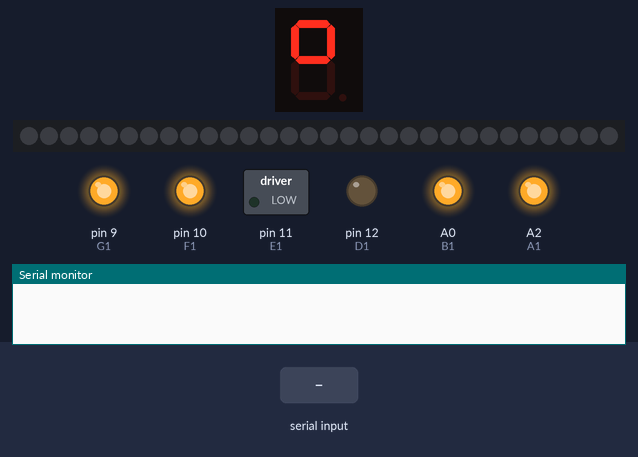
Bench run of a sketch on a simulated Arduino Uno, built with avr-gcc and run on an emulated ATmega328P. On the bench: 1-digit seven-segment display, 30 RGB LEDs in strip order, left to right, switched loads named in the sketch (green lamp = pin HIGH), output pins drawn as LEDs (lit = HIGH), the last lines printed to the serial monitor. Wiring (inferred from the names in the program): 1-digit 7-segment display, segments lit when HIGH: segments pin 8, pin 7, pin 6, pin 5, pin 4, pin 3, pin 2. Inputs (shaded band) come from the test bench. The segment pins are drawn as the display they are named for; pins used as bus, display or sensor lines are not drawn.

Above: at 1.2 s.
1.3 s: "2" received over Serial
At 1.7 s:
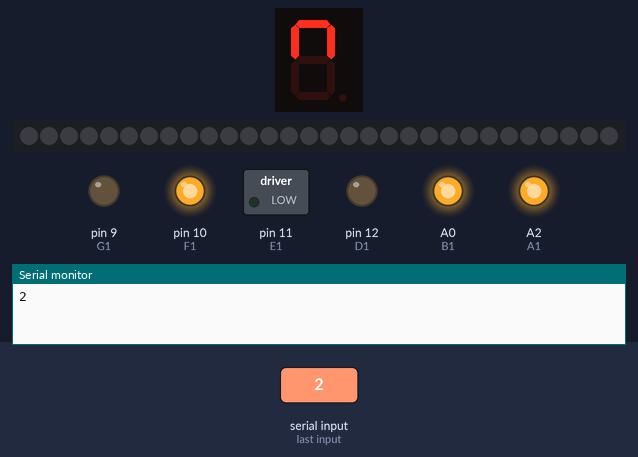
4.3 s: "3" received over Serial
At 5.2 s:
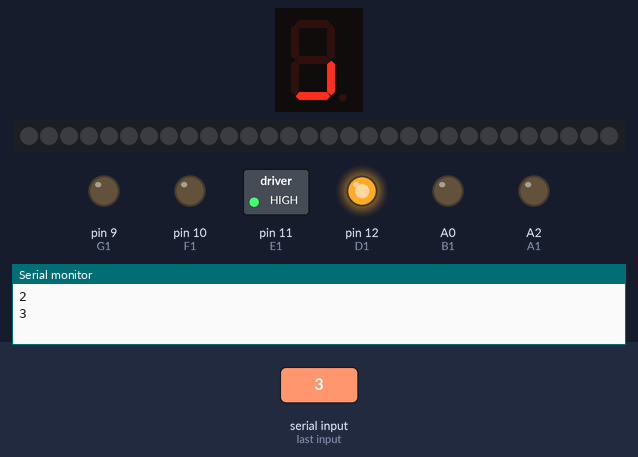
7.3 s: "4" received over Serial
At 7.45 s:
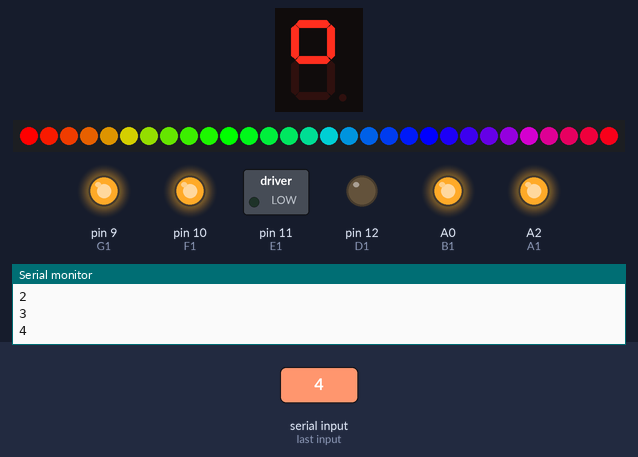
Timing chart, 0 to 10.3 s (numbered marks = the images above; inputs shaded):
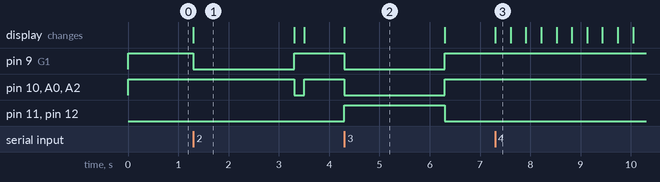

The sketch:

Sonya.ino
```cpp
#include <Adafruit_NeoPixel.h>

#define NUM_LEDS 30
#define LED_PIN A4
Adafruit_NeoPixel strip = Adafruit_NeoPixel(NUM_LEDS, LED_PIN, NEO_GRB + NEO_KHZ800);

#define A  8
#define B  7
#define C  6
#define D  5
#define E  4
#define F  3
#define G  2

#define A1  A2
#define B1  A0
#define C1  13
#define D1  12
#define E1  11
#define F1  10
#define G1  9

void setup() {
   strip.begin();
   strip.show(); // Убедитесь, что все светодиоды выключены

   Serial.begin(9600);
   pinMode(A, OUTPUT);
   pinMode(B, OUTPUT);
   pinMode(C, OUTPUT);
   pinMode(D, OUTPUT);
   pinMode(E, OUTPUT);
   pinMode(F, OUTPUT);
   pinMode(G, OUTPUT);

   pinMode(A1, OUTPUT);
   pinMode(B1, OUTPUT);
   pinMode(C1, OUTPUT);
   pinMode(D1, OUTPUT);
   pinMode(E1, OUTPUT);
   pinMode(F1, OUTPUT);
   pinMode(G1, OUTPUT);
   startpost();


}

void loop() {
  if (Serial.available() > 0) {
    char command = Serial.read();
    Serial.println(command);  // Отладка: выводим команду в монитор порта

    if (command == '1') {
      digitalWrite(A, HIGH);
      digitalWrite(B, HIGH);
      digitalWrite(C, LOW);
      digitalWrite(D, LOW);
      digitalWrite(E, LOW);
      digitalWrite(F, HIGH);
      digitalWrite(G, HIGH);

      digitalWrite(A1, LOW);
      digitalWrite(B1, LOW);
      digitalWrite(C1, LOW);
      digitalWrite(D1, LOW);
      digitalWrite(E1, LOW);
      digitalWrite(F1, LOW);
      digitalWrite(G1, HIGH);
      delay(1000);
      startpost();
    } else if (command == '0') {
      digitalWrite(A, LOW);
      digitalWrite(B, LOW);
      digitalWrite(C, LOW);
      digitalWrite(D, LOW);
      digitalWrite(E, LOW);
      digitalWrite(F, LOW);
      digitalWrite(G, HIGH);

      digitalWrite(A1, HIGH);
      digitalWrite(B1, HIGH);
      digitalWrite(C1, LOW);
      digitalWrite(D1, LOW);
      digitalWrite(E1, LOW);
      digitalWrite(F1, HIGH);
      digitalWrite(G1, HIGH);
      delay(1000);
      startpost();
    } else if (command == '2'){
        startCycle();  // Запускаем функцию необходимое количество раз
    } else if (command == '3') {
      digitalWrite(A, LOW);
      digitalWrite(B, LOW);
      digitalWrite(C, HIGH);
      digitalWrite(D, HIGH);
      digitalWrite(E, LOW);
      digitalWrite(F, LOW);
      digitalWrite(G, LOW);

      digitalWrite(A1, LOW);
      digitalWrite(B1, LOW);
      digitalWrite(C1, LOW);
      digitalWrite(D1, HIGH);
      digitalWrite(E1, HIGH);
      digitalWrite(F1, LOW);
      digitalWrite(G1, LOW);
      delay(2000);
      startpost();
    } else if (command == '4') {
      rainbowCycle(10);
      delay(250);
    } else if (command == '5') {
      strip.clear();
      strip.show();
      delay(250);
      startpost();
    }
  }

}
void rainbowCycle(uint8_t wait) {
  uint16_t i, j;

  for (j = 0; j < 256 * 5; j++) { // 5 полных циклов радуги (каждый по 256 шагов)
    for (i = 0; i < strip.numPixels(); i++) {
      strip.setPixelColor(i, Wheel(((i * 256 / strip.numPixels()) + j) & 255));
    }
    strip.show();
    delay(wait);
    startpost();
  }
}
uint32_t Wheel(byte WheelPos) {
  WheelPos = 255 - WheelPos;
  if (WheelPos < 85) {
    return strip.Color(255 - WheelPos * 3, 0, WheelPos * 3);
  } else if (WheelPos < 170) {
    WheelPos -= 85;
    return strip.Color(0, WheelPos * 3, 255 - WheelPos * 3);
  } else {
    WheelPos -= 170;
    return strip.Color(WheelPos * 3, 255 - WheelPos * 3, 0);
  }
}
void startpost(){
   digitalWrite(A, HIGH);
   digitalWrite(B, HIGH);
   digitalWrite(C, LOW);
   digitalWrite(D, LOW);
   digitalWrite(E, LOW);
   digitalWrite(F, HIGH);
   digitalWrite(G, HIGH);

   digitalWrite(A1, HIGH);
   digitalWrite(B1, HIGH);
   digitalWrite(C1, LOW);
   digitalWrite(D1, LOW);
   digitalWrite(E1, LOW);
   digitalWrite(F1, HIGH);
   digitalWrite(G1, HIGH);
}
void startCycle(){
  //Глазки на 2 дисплеях
   digitalWrite(A, HIGH);
   digitalWrite(B, HIGH);
   digitalWrite(C, LOW);
   digitalWrite(D, LOW);
   digitalWrite(E, LOW);
   digitalWrite(F, HIGH);
   digitalWrite(G, LOW);

   digitalWrite(A1, HIGH);
   digitalWrite(B1, HIGH);
   digitalWrite(C1, LOW);
   digitalWrite(D1, LOW);
   digitalWrite(E1, LOW);
   digitalWrite(F1, HIGH);
   digitalWrite(G1, LOW);
   delay(2000);
   //Моргает
   digitalWrite(A, LOW);
   digitalWrite(B, LOW);
   digitalWrite(C, LOW);
   digitalWrite(D, LOW);
   digitalWrite(E, LOW);
   digitalWrite(F, LOW);
   digitalWrite(G, HIGH);

   digitalWrite(A1, LOW);
   digitalWrite(B1, LOW);
   digitalWrite(C1, LOW);
   digitalWrite(D1, LOW);
   digitalWrite(E1, LOW);
   digitalWrite(F1, LOW);
   digitalWrite(G1, HIGH);
   delay(200);

  //Глазки на 2 дисплеях
   digitalWrite(A, HIGH);
   digitalWrite(B, HIGH);
   digitalWrite(C, LOW);
   digitalWrite(D, LOW);
   digitalWrite(E, LOW);
   digitalWrite(F, HIGH);
   digitalWrite(G, LOW);

   digitalWrite(A1, HIGH);
   digitalWrite(B1, HIGH);
   digitalWrite(C1, LOW);
   digitalWrite(D1, LOW);
   digitalWrite(E1, LOW);
   digitalWrite(F1, HIGH);
   digitalWrite(G1, LOW);
   startpost();
}
```

Measured:
- after the input at 1.3 s, pin 9 (G1): HIGH → LOW at once, → HIGH 2.0 s later; pin 10 (F1), A0 (B1), A2 (A1): HIGH → LOW after 2.0 s, → HIGH 0.20 s later; the display: changes at once (image 1)
- after the input at 4.3 s, pin 9 (G1), pin 10 (F1), A0 (B1), A2 (A1): HIGH → LOW at once, → HIGH 2.0 s later; pin 11 (E1), pin 12 (D1): LOW → HIGH at once, → LOW 2.0 s later; the display: changes at once (image 2)
- what the display in image 1 shows lasts 2.0 s, from 1.3 s to 3.3 s
